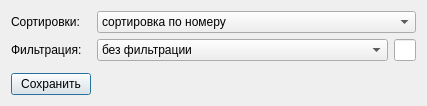
<?xml version="1.0" encoding="UTF-8"?>
<ui version="4.0">
 <class>SortUserWindow</class>
 <widget class="QDialog" name="SortUserWindow">
  <property name="geometry">
   <rect>
    <x>0</x>
    <y>0</y>
    <width>413</width>
    <height>101</height>
   </rect>
  </property>
  <property name="windowTitle">
   <string>Редактировать отображение</string>
  </property>
  <layout class="QFormLayout" name="formLayout">
   <item row="0" column="0">
    <widget class="QLabel" name="label_sort">
     <property name="text">
      <string>Сортировки: </string>
     </property>
    </widget>
   </item>
   <item row="0" column="1">
    <widget class="QComboBox" name="comboBox_type_sort">
     <item>
      <property name="text">
       <string>сортировка по номеру</string>
      </property>
     </item>
     <item>
      <property name="text">
       <string>сортировка по исходящим</string>
      </property>
     </item>
     <item>
      <property name="text">
       <string>сортировка по входящим</string>
      </property>
     </item>
    </widget>
   </item>
   <item row="1" column="0">
    <widget class="QLabel" name="label_filter">
     <property name="text">
      <string>Фильтрация: </string>
     </property>
    </widget>
   </item>
   <item row="1" column="1">
    <layout class="QHBoxLayout" name="horizontalLayout">
     <item>
      <widget class="QComboBox" name="comboBox_type_filter">
       <item>
        <property name="text">
         <string>без фильтрации</string>
        </property>
       </item>
       <item>
        <property name="text">
         <string>физические лица с отрицательным балансом</string>
        </property>
       </item>
       <item>
        <property name="text">
         <string>выбранный юр. лицо</string>
        </property>
       </item>
      </widget>
     </item>
     <item>
      <widget class="QLineEdit" name="lineEdit_value_filter"/>
     </item>
    </layout>
   </item>
   <item row="3" column="0">
    <widget class="QPushButton" name="pushButton_save">
     <property name="text">
      <string>Сохранить</string>
     </property>
    </widget>
   </item>
   <item row="2" column="0">
    <spacer name="verticalSpacer">
     <property name="orientation">
      <enum>Qt::Vertical</enum>
     </property>
     <property name="sizeHint" stdset="0">
      <size>
       <width>20</width>
       <height>40</height>
      </size>
     </property>
    </spacer>
   </item>
  </layout>
 </widget>
 <resources/>
 <connections/>
</ui>
